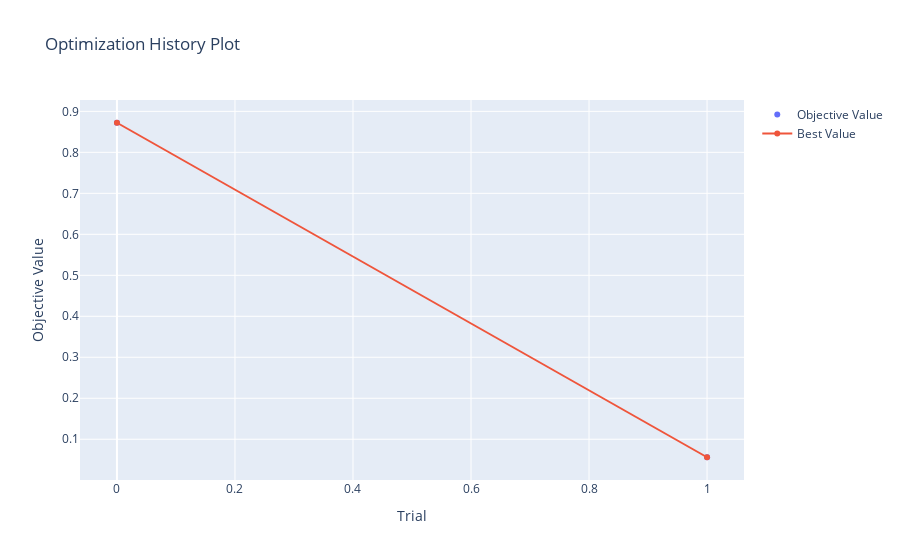

The notebook cell this image was saved under:
### Code cell
optuna.visualization.plot_optimization_history(study)

### Figure 1 — Plotly figure (JSON) as saved in the notebook; plotly's stock layout.template omitted (floating-point values rounded to 4 significant figures)
{"data": [{"mode": "markers", "name": "Objective Value", "type": "scatter", "x": [0, 1], "y": [0.8722, 0.0561]}, {"name": "Best Value", "type": "scatter", "x": [0, 1], "y": [0.8722, 0.0561]}], "layout": {"title": {"text": "Optimization History Plot"}, "xaxis": {"title": {"text": "Trial"}}, "yaxis": {"title": {"text": "Objective Value"}}}}
